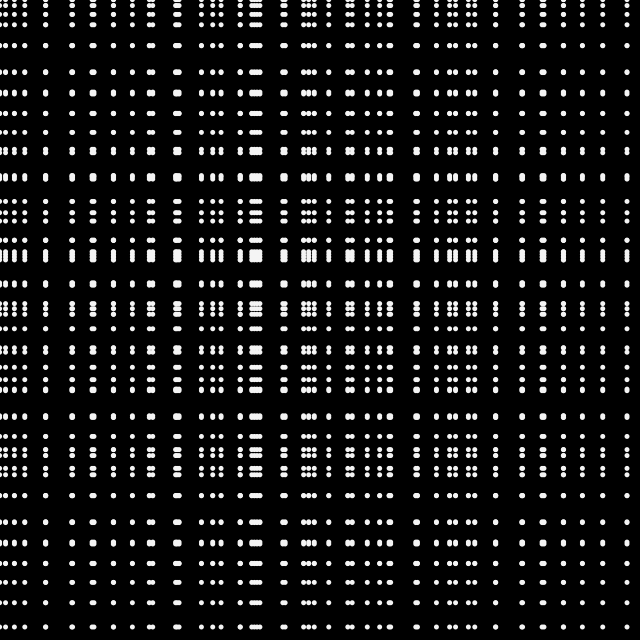
Frame 1 (no input)
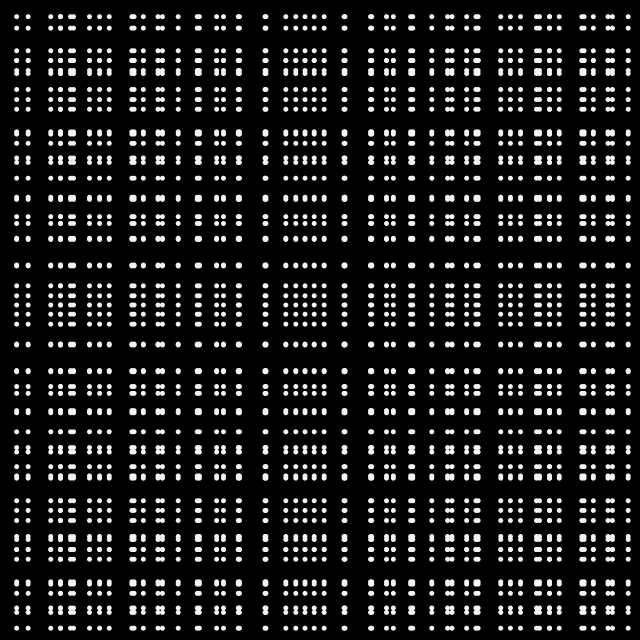
Frame 60 (the mouse pressed at the canvas centre just before this capture)
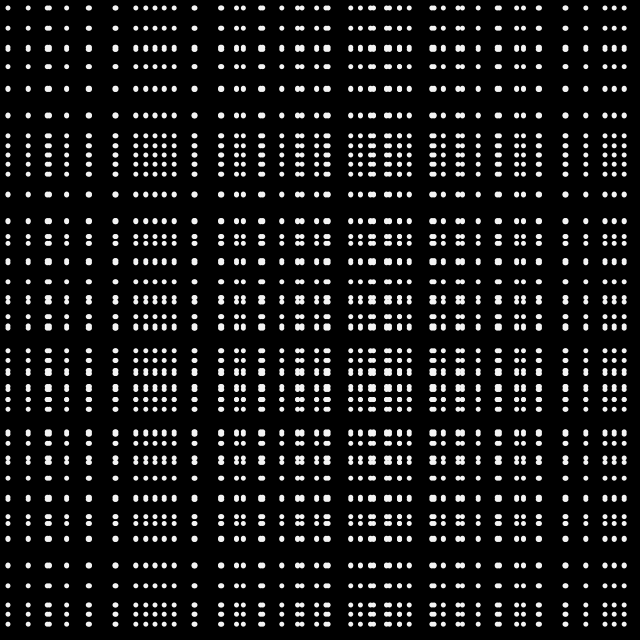
Frame 120 (the mouse held since frame 60 and released just before this capture)

The Processing sketch that drew these frames (run headless with seeded random() and noise(); from frame 60 on, the mouse is pressed at the canvas centre):

// Processing sketch: build
// ── build.pde
/*
 * dynamic waveforms with nested for-loops
 * variation #03
 * the waves are driven by the values x and y,
 * creating complex patterns of motion within the grids
 */

float r;

void setup() {
  size(640, 640);
  noStroke();
  fill(#f4f4f4);
  r = 5;
}

void draw () {
  background(0);
  // ---
  float tiles_x = 64;
  float tiles_y = 64;
  float tile_w = width / tiles_x;
  float tile_h = height / tiles_y;
  float offset = 16.0;
  float mult_x = 2.5;
  float mult_y = 2.8;
  float mag = tile_w * 3.2; // 128
  // println("mag -> ", mag);
  // ---
  translate(tile_w / 2, tile_h / 2);
  // ---
  for (int x = 0; x < tiles_x; x++) {
    for (int y = 0; y < tiles_y; y++) {
      float wave_x = tan(radians(frameCount + x * offset)) * mag;
      float wave_y = tan(radians(frameCount + y * offset)) * mag;
      // ---
      pushMatrix();
      translate(tile_w * x + wave_x, tile_h * y + wave_y);
      // ellipse(0, 0, tile_w / 4, tile_h / 4);
      ellipse(0, 0, r, r);
      popMatrix();
    }
  }
}
